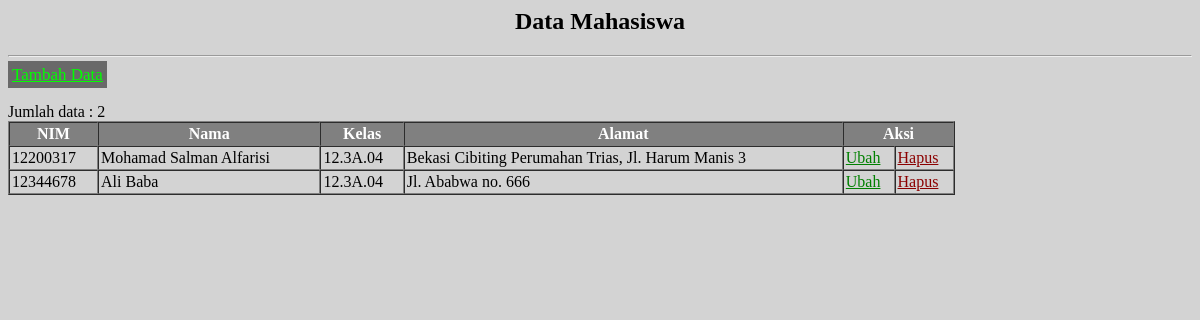
Before: / with the older database file.
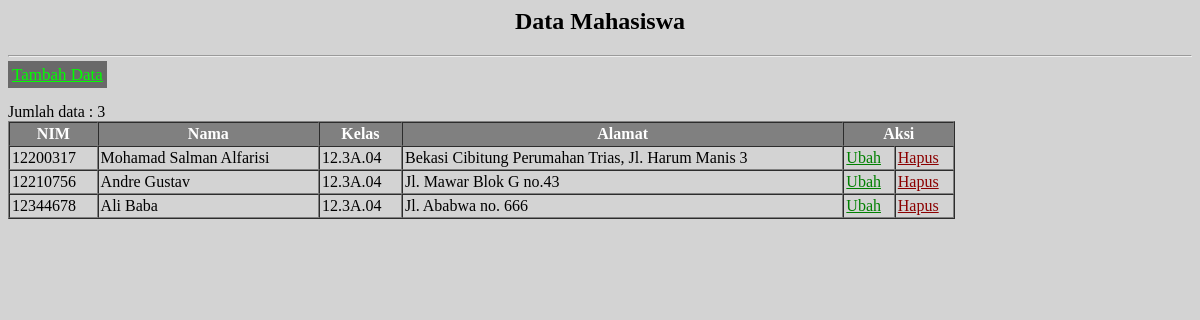
After: the same page with the newer database file.
### tables this page shows
CREATE TABLE `mahasiswa` (
  `nim` varchar(11) NOT NULL,
  `nama` varchar(50) NOT NULL,
  `kelas` varchar(10) NOT NULL,
  `alamat` text NOT NULL
);

### application/controllers/Mahasiswa.php (called while the page is built, shortened)
<?php if ( ! defined('BASEPATH')) exit('No direct script access allowed');
class Mahasiswa extends CI_Controller {
  public function __construct(){
    $this->load->model('MahasiswaModel');
  }
  public function index(){
    $data['mahasiswa'] = $this->MahasiswaModel->view();
    $this->load->view('mahasiswa/index', $data);
  }
}

### index.php (called while the page is built, shortened)
<?php
require_once BASEPATH.'core/CodeIgniter.php';

### application/models/MahasiswaModel.php (called while the page is built, shortened)
<?php if ( ! defined('BASEPATH')) exit('No direct script access allowed');
class MahasiswaModel extends CI_Model {
  public function view(){
    return $this->db->get('mahasiswa')->result();
  }
}

### application/views/mahasiswa/index.php (the view, shortened to what this page needs)
<html>
  <head>
  </head>
  <body bgcolor="lightgrey">
  <h2 align=center>Data Mahasiswa</h2>
    <hr>
    <a href='<?php echo base_url("mahasiswa/tambah"); ?>' style='color:lime;background:dimgrey;padding:4px;font-size:17px;border:none'>Tambah Data</a><br><br>
    <table border=1 width=80% cellpadding=2 cellspacing=0>
      <tr bgcolor=grey align=center style="color: white;">
        <th>NIM</th>
        <th>Nama</th>
        <th>Kelas</th>
        <th>Alamat</th>
        <th colspan="2">Aksi</th>
      </tr>
      <?php
      if( ! empty($mahasiswa)){
        foreach($mahasiswa as $data){
          echo "<tr>
          <td>".$data->nim."</td>
          <td>".$data->nama."</td>
          <td>".$data->kelas."</td>
          <td>".$data->alamat."</td>
          <td><a href='".base_url("mahasiswa/ubah/".$data->nim)."'style='color:green'>Ubah</a></td>
          <td><a href='".base_url("mahasiswa/hapus/".$data->nim)."'style='color:darkred'>Hapus</a></td>
          </tr>";
        }
      }else{
        echo "<tr><td align='center' colspan='7'>Data Tidak Ada</td></tr>";
      }
      ?>
    </table>
  </body>
</html>

Changed rows visible on the page:
changed mahasiswa "Mohamad Salman Alfarisi": alamat "Bekasi Cibiting Perumahan Trias, Jl. Harum Manis 3" → "Bekasi Cibitung Perumahan Trias, Jl. Harum Manis 3"
added mahasiswa: nim "12210756", nama "Andre Gustav", kelas "12.3A.04", alamat "Jl. Mawar Blok G no.43"
Other visible differences:
text written by a page script: "Jumlah data : 2" → "Jumlah data : 3"
